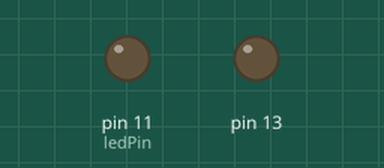
Recording of a sketch running on a simulated Arduino Uno, built with avr-gcc and run on an emulated ATmega328P. Shown: output pins drawn as LEDs (lit = HIGH).

Above: at 0.05 s.
At 2.4 s:
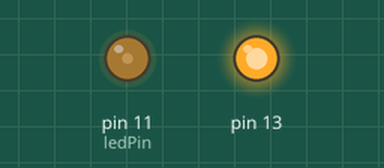
At 3.6 s:
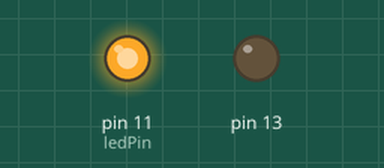
At 4.8 s:
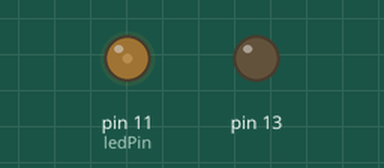
Timing chart, 0 to 6.7 s (numbered marks = the images above):
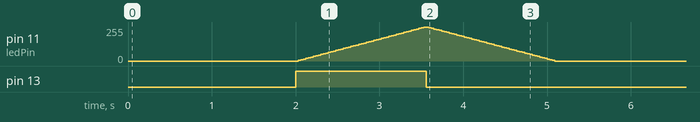

The sketch:

1116_delay_2.ino
```cpp
int ledPin = 11;
void setup() {
  pinMode(13, OUTPUT);
}

void loop() {
  delay(2000);

  for (int fadeValue = 0 ; fadeValue <= 255; fadeValue += 5) {
    analogWrite(ledPin, fadeValue);
    digitalWrite(13, HIGH);
    delay(30);
  }

  for (int fadeValue = 255 ; fadeValue >= 0; fadeValue -= 5) {
    analogWrite(ledPin, fadeValue);
    digitalWrite(13, LOW);
    delay(30);
  }
}
```

Measured:
- by itself, pin 13: alternates HIGH for 1.6 s and LOW for 3.6 s
